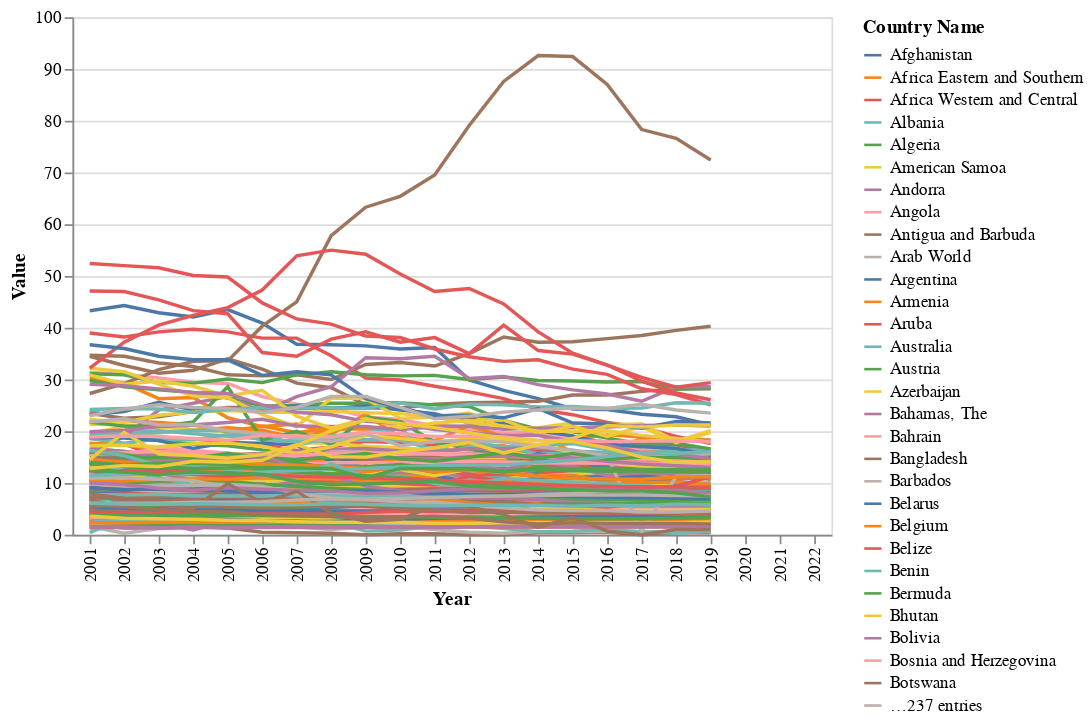

Notebook cell for this chart:
### Markdown cell above
## GPT-4 Prompt

```
please create a line chart using altair and polars in python using this schema: 

{'Country Name': Utf8, 'Country Code': Utf8, 'Indicator Name': Utf8, 'Indicator Code': Utf8, '1960': Float32, '1961': Float32, '1962': Float32, '1963': Float32, '1964': Float32, '1965': Float32, '1966': Float32, '1967': Float32, '1968': Float32, '1969': Float32, '1970': Float32, '1971': Float32, '1972': Float32, '1973': Float32, '1974': Float32, '1975': Float32, '1976': Float32, '1977': Float32, '1978': Float32, '1979': Float32, '1980': Float32, '1981': Float32, '1982': Float32, '1983': Float32, '1984': Float32, '1985': Float32, '1986': Float32, '1987': Float32, '1988': Float32, '1989': Float32, '1990': Float32, '1991': Float32, '1992': Float32, '1993': Float32, '1994': Float32, '1995': Float32, '1996': Float32, '1997': Float32, '1998': Float32, '1999': Float32, '2000': Float32, '2001': Float32, '2002': Float32, '2003': Float32, '2004': Float32, '2005': Float32, '2006': Float32, '2007': Float32, '2008': Float32, '2009': Float32, '2010': Float32, '2011': Float32, '2012': Float32, '2013': Float32, '2014': Float32, '2015': Float32, '2016': Float32, '2017': Float32, '2018': Float32, '2019': Float32, '2020': Float32, '2021': Float32, '2022': Float32}
```

Result: https://chat.openai.com/share/a661a826-3f66-48bc-b530-fb5877534575

### Code cell
import pandas as pd

# Convert Polars DataFrame to Pandas DataFrame
df_pandas = suicide_mortality.to_pandas()

# Melt the DataFrame into a long format
df_long = df_pandas.melt(id_vars=['Country Name', 'Country Code', 'Indicator Name', 'Indicator Code'], var_name='Year', value_name='Value')

# Filter out most of the missing data
df_long = df_long[df_long["Year"].astype(int) > 2000]

# Now let's use Altair to create a line chart
line_chart = alt.Chart(df_long).mark_line().encode(
    x='Year:O',  # treat the year as ordinal (ordered) data
    y='Value:Q',  # treat the values as quantitative data
    color='Country Name:N'  # color lines by the country name
)

line_chart.display()

### Figure 1 — Vega specification as saved in the notebook (floating-point values rounded to 4 significant figures; data arrays with more than 128 entries replaced by an {"elided": "..."} marker saying what was removed)
{"$schema": "https://vega.github.io/schema/vega/v5.json", "data": [{"name": "source_0", "values": {"elided": "5852 records"}}, {"name": "source_0_x_domain_Year", "values": [{"Year": "2001"}, {"Year": "2002"}, {"Year": "2003"}, {"Year": "2004"}, {"Year": "2005"}, {"Year": "2006"}, {"Year": "2007"}, {"Year": "2008"}, {"Year": "2009"}, {"Year": "2010"}, {"Year": "2011"}, {"Year": "2012"}, {"Year": "2013"}, {"Year": "2014"}, {"Year": "2015"}, {"Year": "2016"}, {"Year": "2017"}, {"Year": "2018"}, {"Year": "2019"}, {"Year": "2020"}, {"Year": "2021"}, {"Year": "2022"}]}, {"name": "source_0_y_domain_Value", "values": [{"min": 0.0, "max": 92.6}]}, {"name": "source_0_color_domain_Country Name", "values": {"elided": "266 records"}}], "signals": [{"name": "x_step", "value": 20}, {"name": "width", "update": "bandspace(domain('x').length, 1, 0.5) * x_step"}], "marks": [{"type": "group", "name": "pathgroup", "from": {"facet": {"data": "source_0", "name": "faceted_path_main", "groupby": ["Country Name"]}}, "encode": {"update": {"width": {"field": {"signal": null, "datum": null, "group": "width", "parent": null}}, "height": {"field": {"signal": null, "datum": null, "group": "height", "parent": null}}}}, "marks": [{"type": "line", "name": "marks", "from": {"data": "faceted_path_main"}, "sort": {"field": "datum[\"Year\"]"}, "encode": {"update": {"stroke": {"field": "Country Name", "scale": "color"}, "defined": {"signal": "isValid(datum[\"Value\"]) && isFinite(+datum[\"Value\"])"}, "x": {"field": "Year", "scale": "x"}, "y": {"field": "Value", "scale": "y"}, "description": {"signal": "\"Year: \" + (isValid(datum[\"Year\"]) ? datum[\"Year\"] : \"\"+datum[\"Year\"]) + \"; Value: \" + (format(datum[\"Value\"], \"\")) + \"; Country Name: \" + (isValid(datum[\"Country Name\"]) ? datum[\"Country Name\"] : \"\"+datum[\"Country Name\"])"}}}, "style": ["line"]}]}], "scales": [{"name": "x", "type": "point", "domain": {"data": "source_0_x_domain_Year", "field": "Year", "sort": true}, "range": {"step": {"signal": "x_step"}}, "padding": 0.5}, {"name": "y", "type": "linear", "domain": [{"signal": "(data(\"source_0_y_domain_Value\")[0] || {}).min"}, {"signal": "(data(\"source_0_y_domain_Value\")[0] || {}).max"}], "range": [{"signal": "height"}, 0], "nice": true, "zero": true}, {"name": "color", "type": "ordinal", "domain": {"data": "source_0_color_domain_Country Name", "field": "Country Name", "sort": true}, "range": "category"}], "axes": [{"scale": "y", "grid": true, "zindex": 0, "tickCount": {"signal": "ceil(height/40)"}, "gridScale": "x", "domain": false, "labels": false, "maxExtent": 0, "ticks": false, "orient": "left", "aria": false, "minExtent": 0}, {"scale": "x", "grid": false, "labelAngle": 270, "labelAlign": "right", "zindex": 0, "orient": "bottom", "labelBaseline": "middle", "title": "Year"}, {"scale": "y", "orient": "left", "title": "Value", "labelOverlap": true, "grid": false, "tickCount": {"signal": "ceil(height/40)"}, "zindex": 0}], "style": "cell", "height": 300, "legends": [{"stroke": "color", "symbolType": "stroke", "title": "Country Name"}], "background": "white", "padding": 5}
